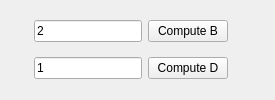
<?xml version="1.0" encoding="UTF-8"?>
<ui version="4.0">
 <class>BWindow</class>
 <widget class="QWidget" name="BWindow">
  <property name="geometry">
   <rect>
    <x>0</x>
    <y>0</y>
    <width>275</width>
    <height>100</height>
   </rect>
  </property>
  <property name="minimumSize">
   <size>
    <width>275</width>
    <height>100</height>
   </size>
  </property>
  <property name="windowTitle">
   <string>MainWindow</string>
  </property>
  <layout class="QGridLayout" name="gridLayout">
   <item row="0" column="0">
    <layout class="QHBoxLayout" name="horizontalLayout_4">
     <item>
      <widget class="QLineEdit" name="inputB">
       <property name="sizePolicy">
        <sizepolicy hsizetype="Fixed" vsizetype="Fixed">
         <horstretch>0</horstretch>
         <verstretch>0</verstretch>
        </sizepolicy>
       </property>
       <property name="text">
        <string>2</string>
       </property>
      </widget>
     </item>
     <item>
      <widget class="QPushButton" name="computeBButton">
       <property name="sizePolicy">
        <sizepolicy hsizetype="Fixed" vsizetype="Fixed">
         <horstretch>0</horstretch>
         <verstretch>0</verstretch>
        </sizepolicy>
       </property>
       <property name="text">
        <string>Compute B</string>
       </property>
      </widget>
     </item>
     <item>
      <widget class="QLabel" name="outputB">
       <property name="sizePolicy">
        <sizepolicy hsizetype="Fixed" vsizetype="Fixed">
         <horstretch>0</horstretch>
         <verstretch>0</verstretch>
        </sizepolicy>
       </property>
       <property name="text">
        <string/>
       </property>
      </widget>
     </item>
    </layout>
   </item>
   <item row="1" column="0">
    <layout class="QHBoxLayout" name="horizontalLayout_5">
     <item>
      <widget class="QLineEdit" name="inputD">
       <property name="sizePolicy">
        <sizepolicy hsizetype="Fixed" vsizetype="Fixed">
         <horstretch>0</horstretch>
         <verstretch>0</verstretch>
        </sizepolicy>
       </property>
       <property name="text">
        <string>1</string>
       </property>
      </widget>
     </item>
     <item>
      <widget class="QPushButton" name="computeDButton">
       <property name="sizePolicy">
        <sizepolicy hsizetype="Fixed" vsizetype="Fixed">
         <horstretch>0</horstretch>
         <verstretch>0</verstretch>
        </sizepolicy>
       </property>
       <property name="text">
        <string>Compute D</string>
       </property>
      </widget>
     </item>
     <item>
      <widget class="QLabel" name="outputD">
       <property name="sizePolicy">
        <sizepolicy hsizetype="Fixed" vsizetype="Fixed">
         <horstretch>0</horstretch>
         <verstretch>0</verstretch>
        </sizepolicy>
       </property>
       <property name="text">
        <string/>
       </property>
      </widget>
     </item>
    </layout>
   </item>
  </layout>
 </widget>
 <resources/>
 <connections/>
</ui>
